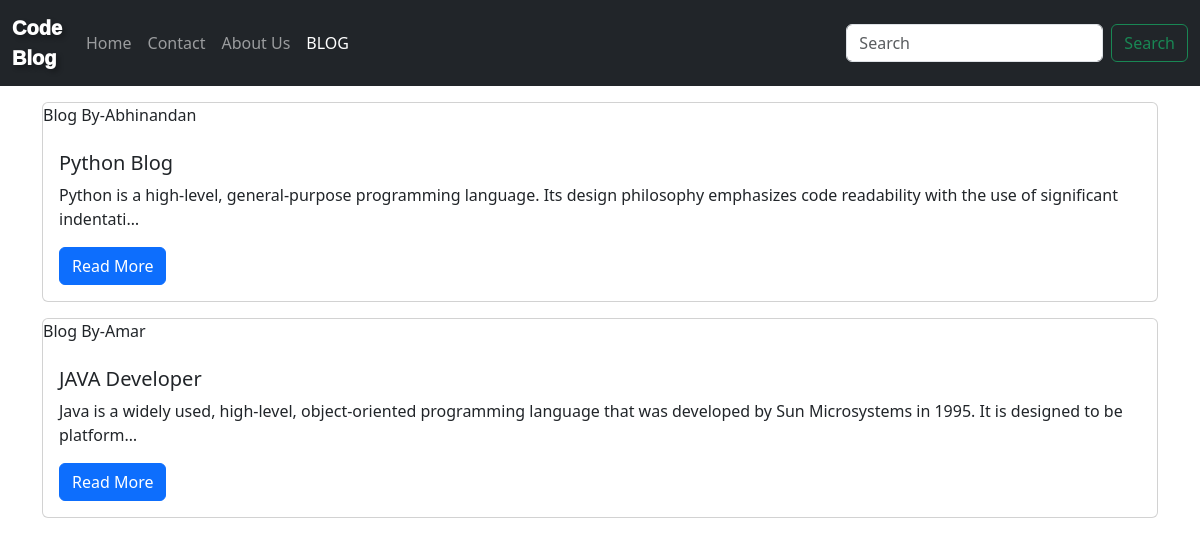
Screenshot of /blog/ with the database file from the repository.
### Blog/models.py (models this page shows, shortened)
class Blogpost(models.Model):
    sno=models.AutoField(primary_key=True)
    Title=models.CharField(max_length=20)
    Author=models.CharField(max_length=12)
    Slug=models.CharField(max_length=50)
    content=models.TextField()
    timeStamp=models.DateTimeField(blank=True)

### Blog/views.py (the view)
# urls.py: path('', views.bloghome, name='blog'),
def bloghome(request):
    allpost=Blogpost.objects.all()# this will fetch all the data from the database
    context={'allpost':allpost}
    return render(request,'blog/bloghome.html' ,context)

### Templates/blog/bloghome.html (shortened to what this page needs)
{% extends 'home/base.html' %}
{% block blogactive %} active {% endblock %}
{% block body %}
{% for BlogPost in allpost %}
<div class="container my-3">
    <div class="card" >
      <h7 class="card-title">Blog By-{{BlogPost.Author}}</h7>
        <div class="card-body">
          <h5 class="card-title">{{BlogPost.Title}}</h5>
          <p class="card-text">{{BlogPost.content |  truncatechars:150}}</p>
          <a href="{% url 'blogpost' BlogPost.Slug%}" class="btn btn-primary">Read More</a>
        </div>
      </div>
    </div>
{% endfor %}
{% endblock %}

### rows the page displays
Blogpost: Author "Abhinandan", Title "Python Blog", content "Python is a high-level, general-purpose programming language. Its design philosophy emphasizes code readability with the use of significant indentati…"
Blogpost: Author "Amar", Title "JAVA Developer", content "Java is a widely used, high-level, object-oriented programming language that was developed by Sun Microsystems in 1995. It is designed to be platform…"
